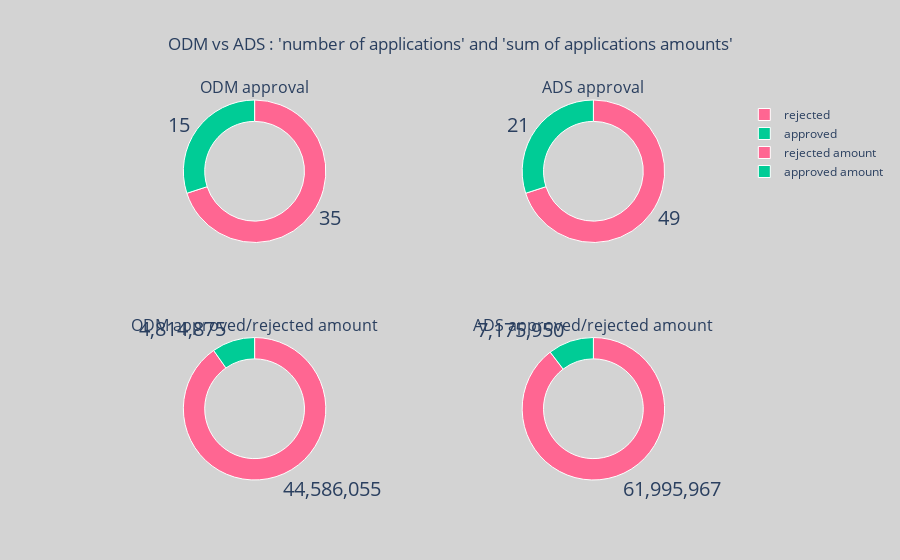

The notebook cell saved with this chart:
### Markdown cell above
__DONUT CHART__

### Code cell
########### settings ###########
donut_hole = 0.7

########### Approved/Rejected PIE CHART #############
trace_approval_ads = go.Pie(labels = pie_chart_approval_loan_names,
                            values = [approved_loan_ads.shape[0], rejected_loan_ads.shape[0]],
                            hole = donut_hole)
trace_approval_odm = go.Pie(labels = pie_chart_approval_loan_names,
                            values = [approved_loan_odm.shape[0], rejected_loan_odm.shape[0]],
                            hole = donut_hole)


########### Approved/Rejected Amount PIE CHART #############
trace_amount_ads = go.Pie(values=[datasink_ads.query(select_approved_decision_ads)[get_decision_amount_ads].sum(),
                                datasink_ads.query(select_rejected_decision_ads)[get_decision_amount_ads].sum()],
                            labels=pie_chart_loan_amount_names,
                            hole = donut_hole,
                            name="Loan amount ADS")
trace_amount_odm = go.Pie(values=[datasink_odm.query(select_approved_decision_odm)[get_decision_amount_odm].sum(),
                                datasink_odm.query(select_rejected_decision_odm)[get_decision_amount_odm].sum()],
                            labels=pie_chart_loan_amount_names,
                          hole = donut_hole,
                            name="Loan amount ODM")

fig = make_subplots(rows=2, cols=2,
                    specs=[[{"type": "pie"}, {"type": "pie"}],[{"type": "pie"}, {"type": "pie"}]],
                    column_widths=[0.5, 0.5],
                    #vertical_spacing=0.001,
                    subplot_titles=("ODM approval", "ADS approval", "ODM approved/rejected amount", "ADS approved/rejected amount")
                    )

fig.add_trace(trace_approval_odm, row=1, col=1)
fig.add_trace(trace_approval_ads, row=1, col=2)
fig.add_trace(trace_amount_odm, row=2, col=1)
fig.add_trace(trace_amount_ads, row=2, col=2)

fig.update_traces(hoverinfo='label', textinfo='value', textfont_size=20,
                  marker=dict(colors=approval_colors, line=dict(color='#FFFFFF', width=1)))

fig.update_layout(
    barmode='stack',
    plot_bgcolor = "white",
    paper_bgcolor = 'lightgray',
    height=800,
    #margin={'t': 5},
    title={'text': f"ODM vs ADS : 'number of applications' and 'sum of applications amounts'",
          'x':0.5,
          'xanchor': 'center'
    })

iplot(fig)

### Figure 1 — Plotly figure (JSON) as saved in the notebook; plotly's stock layout.template omitted (floating-point values rounded to 4 significant figures)
{"data": [{"domain": {"x": [0, 0.45], "y": [0.625, 1]}, "hole": 0.7, "hoverinfo": "label", "labels": ["approved", "rejected"], "marker": {"colors": ["#00CC96", "#FF6692"], "line": {"color": "#FFFFFF", "width": 1}}, "textfont": {"size": 20}, "textinfo": "value", "type": "pie", "values": [15, 35]}, {"domain": {"x": [0.55, 1], "y": [0.625, 1]}, "hole": 0.7, "hoverinfo": "label", "labels": ["approved", "rejected"], "marker": {"colors": ["#00CC96", "#FF6692"], "line": {"color": "#FFFFFF", "width": 1}}, "textfont": {"size": 20}, "textinfo": "value", "type": "pie", "values": [21, 49]}, {"domain": {"x": [0, 0.45], "y": [0, 0.375]}, "hole": 0.7, "hoverinfo": "label", "labels": ["approved amount", "rejected amount"], "marker": {"colors": ["#00CC96", "#FF6692"], "line": {"color": "#FFFFFF", "width": 1}}, "name": "Loan amount ODM", "textfont": {"size": 20}, "textinfo": "value", "type": "pie", "values": [4814875, 44586055]}, {"domain": {"x": [0.55, 1], "y": [0, 0.375]}, "hole": 0.7, "hoverinfo": "label", "labels": ["approved amount", "rejected amount"], "marker": {"colors": ["#00CC96", "#FF6692"], "line": {"color": "#FFFFFF", "width": 1}}, "name": "Loan amount ADS", "textfont": {"size": 20}, "textinfo": "value", "type": "pie", "values": [7175950, 61995967]}], "layout": {"annotations": [{"font": {"size": 16}, "showarrow": false, "text": "ODM approval", "x": 0.225, "xanchor": "center", "xref": "paper", "y": 1, "yanchor": "bottom", "yref": "paper"}, {"font": {"size": 16}, "showarrow": false, "text": "ADS approval", "x": 0.775, "xanchor": "center", "xref": "paper", "y": 1, "yanchor": "bottom", "yref": "paper"}, {"font": {"size": 16}, "showarrow": false, "text": "ODM approved/rejected amount", "x": 0.225, "xanchor": "center", "xref": "paper", "y": 0.375, "yanchor": "bottom", "yref": "paper"}, {"font": {"size": 16}, "showarrow": false, "text": "ADS approved/rejected amount", "x": 0.775, "xanchor": "center", "xref": "paper", "y": 0.375, "yanchor": "bottom", "yref": "paper"}], "autosize": true, "barmode": "stack", "paper_bgcolor": "lightgray", "plot_bgcolor": "white", "title": {"text": "ODM vs ADS : 'number of applications' and 'sum of applications amounts'", "x": 0.5, "xanchor": "center"}}}
